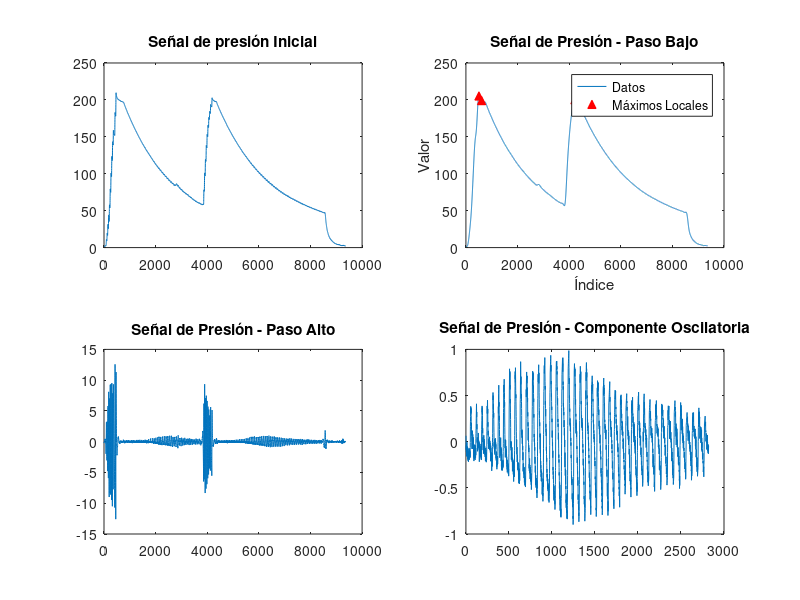
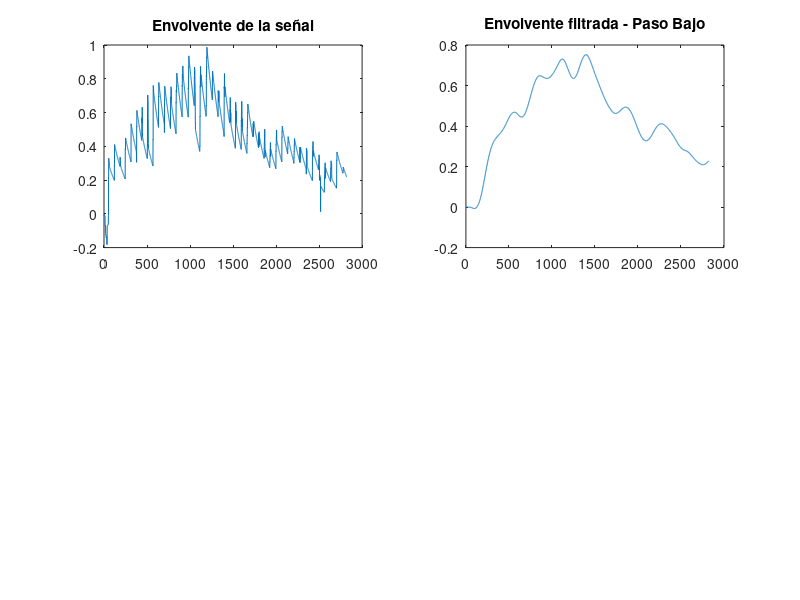

These charts were generated, in order, by the following MATLAB code:
clc, clear, close all;

% Consideraciones para el análisis de datos
%En la señal de baja frecuencia sirve para saber:

%85% -> presión sistolica
%el punto centra es la presión media
%55% -> presión diastolica
%(Se realiza mediante un enfoque en la gráfica de la señal)

% TRABAJO ENCARGADO
% 1. Pre procesamiento
% 2. 2 intentos (mediciones) para aplicar el método oscilometrico
% 3. Separar las partes del desenso de presión (herramientas como Python, excel)
% 4. Análisis en el dominio del tiempo, frecuencia y filtrado de las señales.
% 5. Algoritmo para la medición de presión arterial, se aplica (filtrado, detección de envolvente y calculo de puntos de la curva de presión que corresponde a ciertas características de la envolvente).
% 6. Criterios mediante software que permitan evaluar la confiabilidad de las mediciones realizadas.

% 1. Importación de datos
datos_presion = importdata('datos_presion.txt');

figure;
subplot(2, 2, 1);
plot(datos_presion);
title('Señal de presión Inicial');

% 2. Filtro pasa bajas
fc = 0.8;
fs = 100;
wn = fc/(fs/2)
[b, a] = butter(4, wn, 'low');
datos_filtrados = filtfilt(b, a, datos_presion);

% 3. Porción/descenso de la señal de filtrado
% Selección del rango umbral (Determinación del máximo)
umbral_minimo = 150;

% Inicializar variables
max_locales = []; % Almacenar valores de los máximos locales
posiciones = []; % Almacenar posiciones de los máximos locales

% Algoritmo para encontrar máximos locales
for i = 2:length(datos_filtrados)-1
    % Comprobar si el elemento actual es mayor que sus vecinos y supera el umbral
    if datos_filtrados(i) >= datos_filtrados(i-1) && datos_filtrados(i) >= datos_filtrados(i+1) && datos_filtrados(i) >= umbral_minimo
        max_locales = [max_locales, datos_filtrados(i)]; % Guardar el valor del máximo
        posiciones = [posiciones, i]; % Guardar la posición del máximo
    end
end

% Mostrar resultados
disp(['Máximos locales encontrados (con umbral mínimo de ', num2str(umbral_minimo), '):']);
disp(length(max_locales));
disp('Posiciones de los máximos locales:');

% Gráfica
subplot(2, 2, 2);
plot(datos_filtrados); % Datos originales
hold on;
subplot(2, 2, 2);
plot(posiciones, max_locales, 'r^', 'MarkerFaceColor', 'r'); % Máximos locales en rojo
title('Señal de Presión - Paso Bajo');
xlabel('Índice');
ylabel('Valor');
legend('Datos', 'Máximos Locales');
hold off;

% 5. Filtro Pasa Alto
fs = 100;
fc = 1;
wn = fc/(fs/2)
[b, a] = butter(4, wn, 'high');

datos_fil_alto = filtfilt(b, a, datos_presion);
subplot(2, 2, 3);
plot(datos_fil_alto);
title('Señal de Presión - Paso Alto');

% 6. Transformada discreta de fourier
% da = datos_presion(1:763);
% de = datos_presion(764:3963);
% 
% DA = fft(da);
% DE = fft(de);
% 
% figure;
% plot(abs(DA/numel(da)));
% figure;
% plot(abs(DE/numel(de)));

% 7. Componente Oscilatoria de la señal
comp_oscilatoria = datos_presion(5196:8016);

fc_osc = 1;
fs = 100;
wn = fc_osc/(fs/2);
[b, a] = butter(4, wn, 'high');

datos_fil_oscilatoria = filtfilt(b, a, comp_oscilatoria);
subplot(2, 2, 4);
plot(datos_fil_oscilatoria);
title('Señal de Presión - Componente Oscilatoria');

% 8. Envolvente de la señal generada

envolvente(1) = 0;
envolvente_n(1) = 0;

for i = 2 : length (datos_fil_oscilatoria) 
	if (envolvente(i-1) < datos_fil_oscilatoria(i - 1))
		envolvente(i) = datos_fil_oscilatoria(i);
	else
		envolvente(i) = envolvente(i - 1)*0.994;
	end
	if (envolvente_n(i-1) > datos_fil_oscilatoria(i - 1))
		envolvente_n(i) = datos_fil_oscilatoria(i);
	else
		envolvente_n(i) = envolvente(i - 1)*0.994;
	end
end

figure;
subplot(2, 2, 1);
plot(envolvente);
title('Envolvente de la señal');

subplot(2, 2, 2);
fc2 = 0.3;
wn2 = fc2/(fs/2);
[Bl2, Al2] = butter(4, wn2);
env_filt2 = filter(Bl2, Al2, envolvente);
plot(env_filt2);
title('Envolvente filtrada - Paso Bajo');




% Recuperación de la envolvente
% senal_analitica = hilbert(datos_fil_alto);  % Genera la señal analítica
% envolvente = abs(senal_analitica);          % Calcula la envolvente
% subplot(2, 2, 4);
% plot(envolvente);
% title('Envolvente de la señal');
